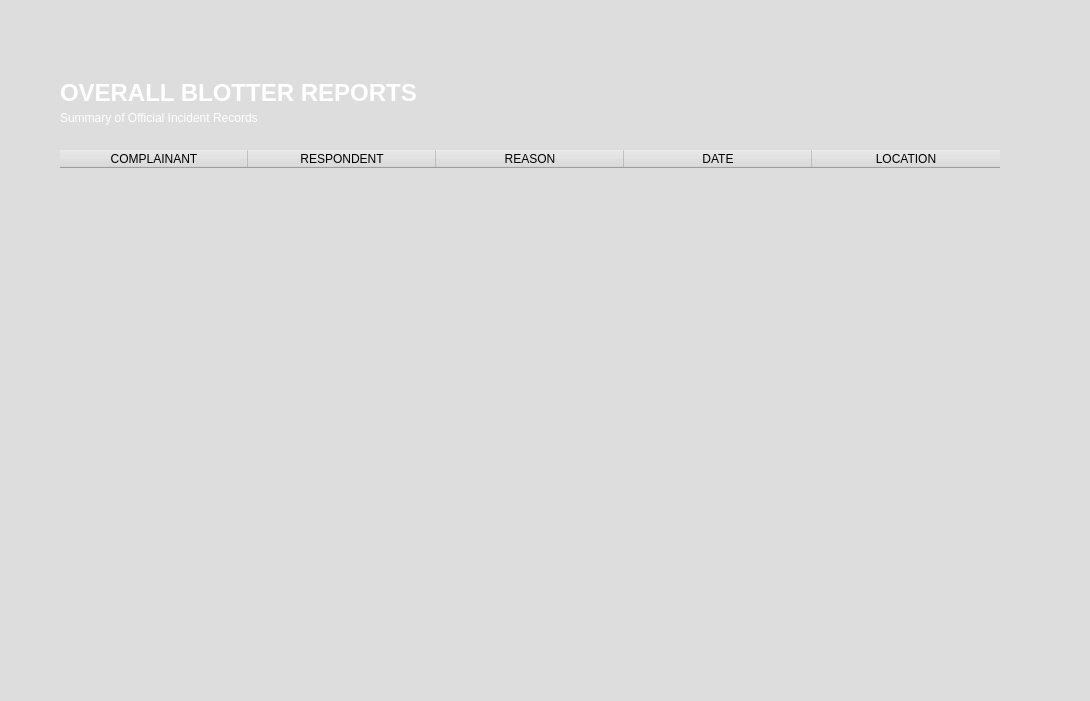
<?xml version="1.0" encoding="UTF-8"?>
<ui version="4.0">
 <class>BarangayDashboard</class>
 <widget class="QWidget" name="BarangayDashboard">
  <property name="geometry">
   <rect>
    <x>0</x>
    <y>0</y>
    <width>1090</width>
    <height>701</height>
   </rect>
  </property>
  <property name="windowTitle">
   <string>Barangay Admin Dashboard</string>
  </property>
  <property name="styleSheet">
   <string notr="true">background-color: rgb(255, 255, 255);
background-color: rgb(221, 221, 221);</string>
  </property>
  <widget class="QFrame" name="frame">
   <property name="geometry">
    <rect>
     <x>60</x>
     <y>60</y>
     <width>941</width>
     <height>591</height>
    </rect>
   </property>
   <property name="styleSheet">
    <string notr="true">border-radius: 25px;</string>
   </property>
   <property name="frameShape">
    <enum>QFrame::StyledPanel</enum>
   </property>
   <property name="frameShadow">
    <enum>QFrame::Raised</enum>
   </property>
   <widget class="QLabel" name="label_3">
    <property name="geometry">
     <rect>
      <x>0</x>
      <y>0</y>
      <width>941</width>
      <height>81</height>
     </rect>
    </property>
    <property name="styleSheet">
     <string notr="true">QLabel {
    background: qlineargradient(
        spread:pad,
        x1:0, y1:0,
        x2:0, y2:1,
        stop:0 #0d47a1,
        stop:1 #1976d2
    );
    border-radius: 0px;
}

QLabel {
    color: white;
    font-weight: bold;
}</string>
    </property>
    <property name="text">
     <string>&lt;html&gt;&lt;head/&gt;&lt;body&gt;&lt;p&gt;&lt;span style=&quot; font-size:18pt;&quot;&gt;OVERALL BLOTTER REPORTS&lt;/span&gt;&lt;br/&gt;&lt;/p&gt;&lt;/body&gt;&lt;/html&gt;</string>
    </property>
   </widget>
   <widget class="QTableWidget" name="tableWidget">
    <property name="geometry">
     <rect>
      <x>0</x>
      <y>90</y>
      <width>941</width>
      <height>501</height>
     </rect>
    </property>
    <property name="styleSheet">
     <string notr="true">QHeaderView::section {
    background-color: #0078D4;
    color: white;
    padding: 8px;
    font-weight: bold;
	font-size: 11px;
}

QTableWidget {
    gridline-color: #d0d0d0;
    font-size: 13px;
}


background-color: rgb(240, 240, 240);</string>
    </property>
    <property name="horizontalScrollBarPolicy">
     <enum>Qt::ScrollBarPolicy::ScrollBarAlwaysOff</enum>
    </property>
    <attribute name="horizontalHeaderDefaultSectionSize">
     <number>188</number>
    </attribute>
    <column>
     <property name="text">
      <string>COMPLAINANT</string>
     </property>
    </column>
    <column>
     <property name="text">
      <string>RESPONDENT</string>
     </property>
    </column>
    <column>
     <property name="text">
      <string>REASON</string>
     </property>
    </column>
    <column>
     <property name="text">
      <string>DATE</string>
     </property>
    </column>
    <column>
     <property name="text">
      <string>LOCATION</string>
     </property>
    </column>
   </widget>
   <widget class="QLabel" name="label">
    <property name="geometry">
     <rect>
      <x>0</x>
      <y>50</y>
      <width>311</width>
      <height>16</height>
     </rect>
    </property>
    <property name="autoFillBackground">
     <bool>false</bool>
    </property>
    <property name="styleSheet">
     <string notr="true">QLabel {
    background: transparent;
    color: white;
}
</string>
    </property>
    <property name="text">
     <string>Summary of Official Incident Records</string>
    </property>
   </widget>
  </widget>
  <widget class="QLabel" name="label_2">
   <property name="geometry">
    <rect>
     <x>100</x>
     <y>90</y>
     <width>931</width>
     <height>591</height>
    </rect>
   </property>
   <property name="styleSheet">
    <string notr="true">


QLabel {
    background: qlineargradient(
        spread:pad,
        x1:0, y1:0,
        x2:0, y2:1,
        stop:0 rgba(0, 0, 0, 0),
        stop:0.4 rgba(0, 0, 0, 8),
        stop:1 rgba(0, 0, 0, 18)
    );
    border-radius: 25px;
}
</string>
   </property>
   <property name="text">
    <string/>
   </property>
  </widget>
  <zorder>label_2</zorder>
  <zorder>frame</zorder>
 </widget>
 <resources/>
 <connections/>
</ui>
